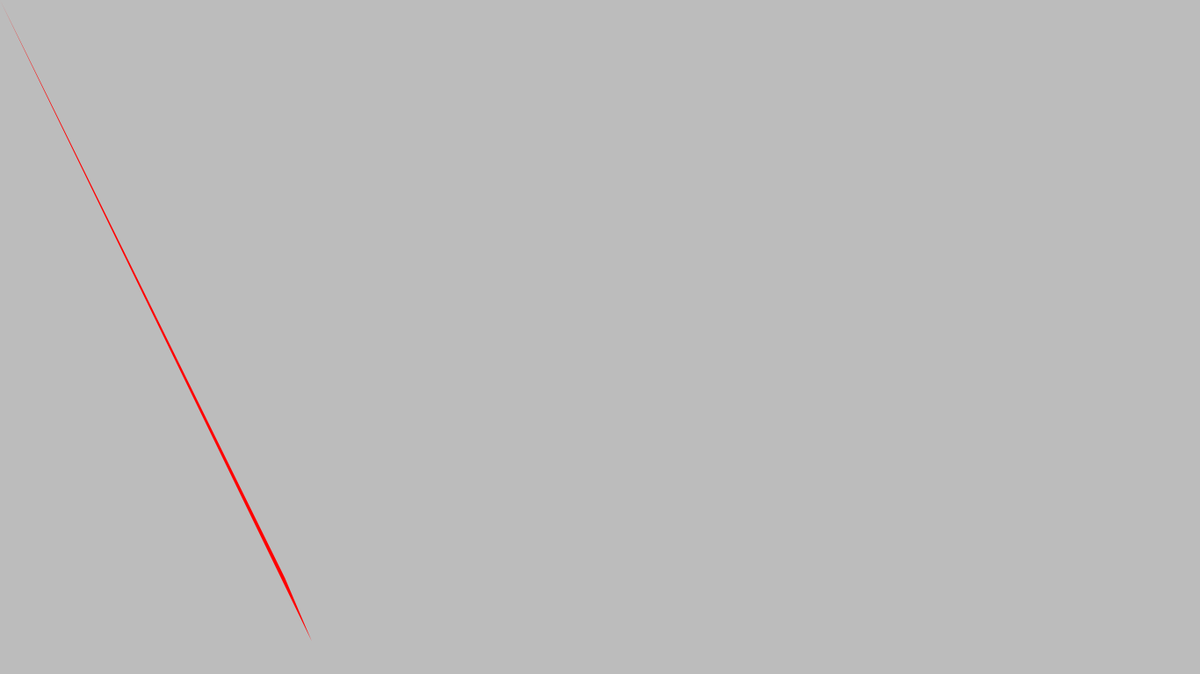
Frame 1 (no input)
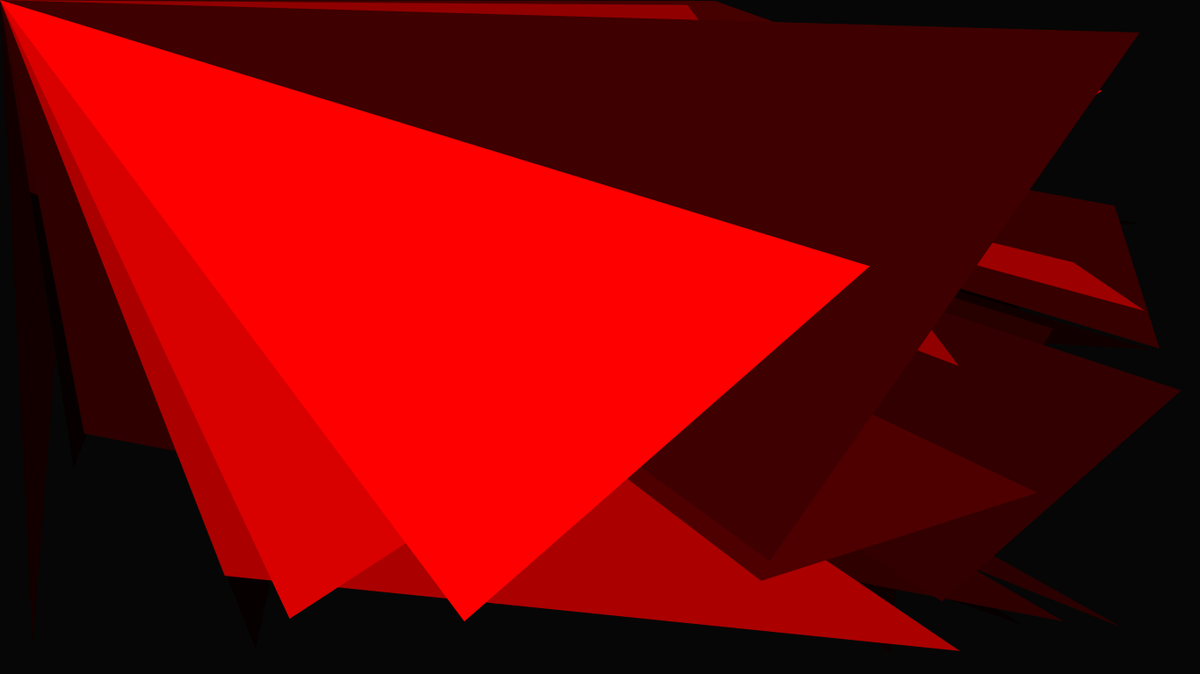
Frame 60 (the mouse pressed at the canvas centre just before this capture)
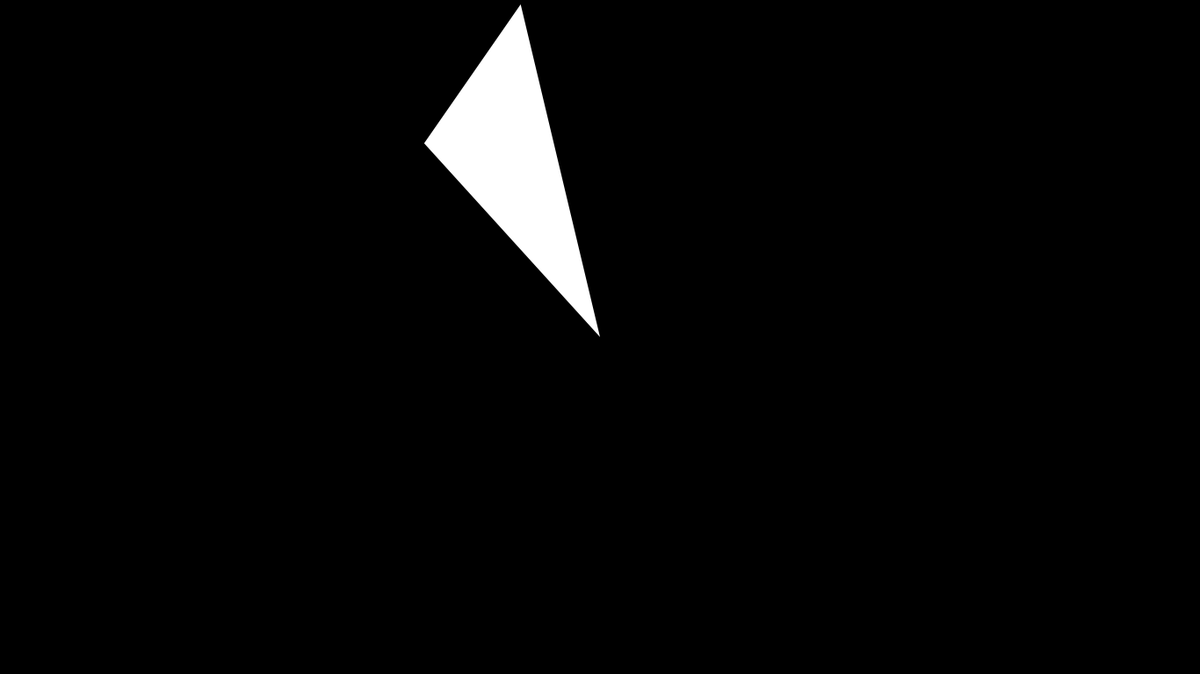
Frame 120 (the mouse held since frame 60 and released just before this capture)

The Processing sketch that drew these frames (run headless with seeded random() and noise(); from frame 60 on, the mouse is pressed at the canvas centre):

// Processing sketch: processing_83388
// ── processing_83388.pde

void setup()
{
  size(1366,768);
  smooth();
  frameRate(30);
}
 
void draw()
{
 noStroke();
 fill(0,(mouseY/5.35),(mouseX/5.35),20);
 rect(0,0,width,height);
 fill(random(height), (mouseX/5.35),(mouseY/5.35));
 //stroke(255,(mouseX/5.35),(mouseY/5.35));
 triangle(random(width),random(height),random(width),random(height),mouseX,mouseY);
if(mousePressed)
{
  fill(0,0,0,255);
 rect(0,0,width,height);
 fill(255,255,255,255);
 //fill(random(height), (mouseX/5.35),(mouseY/5.35));
 //stroke(255,(mouseX/5.35),(mouseY/5.35));
 triangle(random(width),random(height),random(width),random(height),mouseX,mouseY);
}
}
